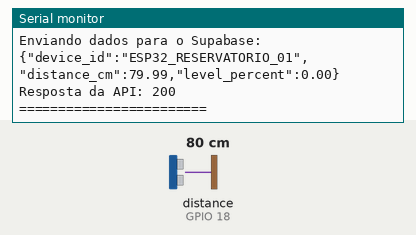
Recording of a sketch running on a simulated ESP32. Shown: the last lines printed to the serial monitor. The test bench sets the inputs (shaded band); at power-on: distance to the obstacle (sensor on GPIO 18) 80 cm. The echo pulse lasts 58.3 µs per cm; WiFi joins after 1.5 s; servers stay silent unless stated; uploads are accepted with an empty reply.

Above: at 16.5 s.
16.6 s: distance to the obstacle (sensor on GPIO 18) set to 96 cm
At 20.17 s:
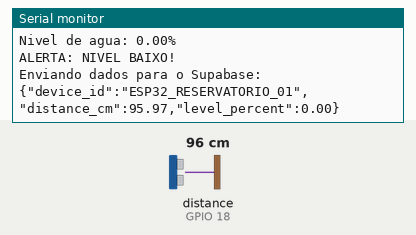
23.5 s: distance to the obstacle (sensor on GPIO 18) set to 103 cm
At 25.4 s:
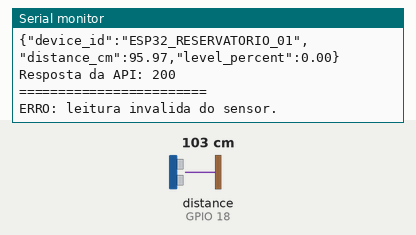

Measured:
- the behaviour switches between 100 and 101 cm on distance to the obstacle (sensor on GPIO 18) (found by bisection; images 1 and 2)
- after the input at 16.6 s, the serial monitor: prints a new line after 3.4 s (image 1)
- after the input at 23.5 s, the serial monitor: prints a new line after 1.5 s (image 2)

The sketch:

sketch.ino
```cpp
#include <WiFi.h>
#include <HTTPClient.h>
#include <WiFiClientSecure.h>

// Configuracao do WiFi
const char* WIFI_SSID = "Wokwi-GUEST";
const char* WIFI_PASSWORD = "";

// Configuracoes da API
const char* API_URL = "https://hctuxkfpmvyasmewelsv.supabase.co/functions/v1/monitoramento-reservatorio";
const char* DEVICE_API_KEY = "Reservatorio_ESP32_2026_K9mP4xR7vB2nL8qW";

// Pinos do sensor
const int TRIG_PIN = 5;
const int ECHO_PIN = 18;

// Configuracoes do reservatorio
const float DISTANCIA_VAZIO = 45.0;
const float DISTANCIA_CHEIO = 5.0;
const float LIMITE_ALERTA = 20.0;

// Coleta a cada 5 segundos
const unsigned long INTERVALO = 5000;

unsigned long ultimaLeitura = 0;

// Leitura do sensor
float medirDistancia() {
  digitalWrite(TRIG_PIN, LOW);
  delayMicroseconds(2);

  digitalWrite(TRIG_PIN, HIGH);
  delayMicroseconds(10);
  digitalWrite(TRIG_PIN, LOW);

  long duracao = pulseIn(ECHO_PIN, HIGH, 30000);

  if (duracao == 0) {
    return -1;
  }

  float distancia = duracao * 0.0343 / 2;

  return distancia;
}

// Calcula o nivel de agua
float calcularNivel(float distancia) {
  float nivel =
    (DISTANCIA_VAZIO - distancia) /
    (DISTANCIA_VAZIO - DISTANCIA_CHEIO) * 100;

  return constrain(nivel, 0, 100);
}

// Conectar ao WiFi
void conectarWiFi() {
  Serial.print("Conectando ao WiFi");

  WiFi.begin(WIFI_SSID, WIFI_PASSWORD);

  while (WiFi.status() != WL_CONNECTED) {
    delay(500);
    Serial.print(".");
  }

  Serial.println("\nWiFi conectado!");
  Serial.println(WiFi.localIP());
}

// Enviar dados para a API
void enviarParaAPI(float distancia, float nivel) {
  if (WiFi.status() != WL_CONNECTED) {
    Serial.println("WiFi desconectado. Leitura nao enviada.");
    return;
  }

  WiFiClientSecure cliente;
  cliente.setInsecure();

  HTTPClient http;

  if (http.begin(cliente, API_URL)) {
    http.addHeader("Content-Type", "application/json");
    http.addHeader("x-api-key", DEVICE_API_KEY);

    String json = "{";
    json += "\"device_id\":\"ESP32_RESERVATORIO_01\",";
    json += "\"distance_cm\":" + String(distancia, 2) + ",";
    json += "\"level_percent\":" + String(nivel, 2);
    json += "}";

    Serial.println("Enviando dados para o Supabase:");
    Serial.println(json);

    int resposta = http.POST(json);

    Serial.print("Resposta da API: ");
    Serial.println(resposta);

    String retorno = http.getString();
    Serial.println(retorno);

    http.end();
  } else {
    Serial.println("Falha ao iniciar requisicao HTTPS.");
  }
}

// Configuracao inicial
void setup() {
  Serial.begin(115200);

  pinMode(TRIG_PIN, OUTPUT);
  pinMode(ECHO_PIN, INPUT);

  conectarWiFi();

  Serial.println("\nSistema de monitoramento iniciado!");
}

// Loop principal
void loop() {
  if (millis() - ultimaLeitura >= INTERVALO) {
    ultimaLeitura = millis();

    float distancia = medirDistancia();

    if (distancia < 0 || distancia > 100) {
      Serial.println("ERRO: leitura invalida do sensor.");
      return;
    }

    float nivel = calcularNivel(distancia);

    Serial.println("\n===== RESERVATORIO =====");

    Serial.print("Distancia: ");
    Serial.print(distancia);
    Serial.println(" cm");

    Serial.print("Nivel de agua: ");
    Serial.print(nivel);
    Serial.println("%");

    if (nivel < LIMITE_ALERTA) {
      Serial.println("ALERTA: NIVEL BAIXO!");
    } else {
      Serial.println("Situacao: NORMAL");
    }

    enviarParaAPI(distancia, nivel);

    Serial.println("========================");
  }
}
```
